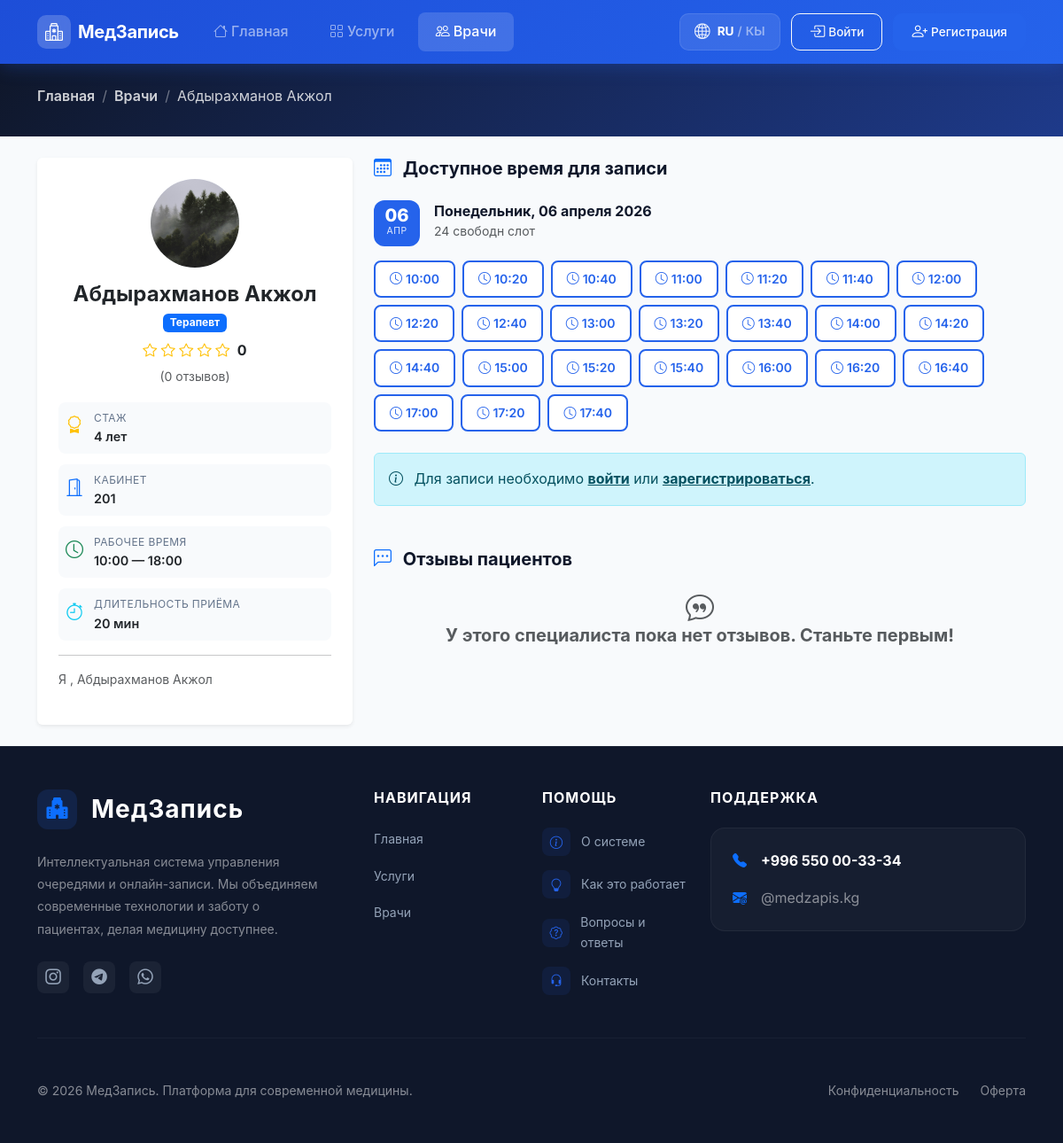
The app's page /specialists/11/ with its own data.
### queue_app/models.py (models this page shows, shortened)
class Specialist(models.Model):
    first_name = models.CharField(max_length=50, verbose_name='Имя')
    last_name = models.CharField(max_length=50, verbose_name='Фамилия')
    middle_name = models.CharField(max_length=50, blank=True, verbose_name='Отчество')
    user = models.OneToOneField(
        settings.AUTH_USER_MODEL,
        on_delete=models.SET_NULL,
        null=True,
        blank=True,
        related_name='specialist_profile',
        verbose_name='Аккаунт пользователя'
    )
    service = models.ForeignKey(
        Service,
        on_delete=models.CASCADE,
        related_name='specialists',
        verbose_name='Специализация'
    )
    bio = models.TextField(blank=True, verbose_name='Биография / О враче')
    experience_years = models.PositiveIntegerField(default=0, verbose_name='Стаж (лет)')
    photo = models.ImageField(
        upload_to='specialists/',
        blank=True,
        null=True,
        verbose_name='Фото'
    )
    cabinet = models.CharField(max_length=20, blank=True, verbose_name='Кабинет')
    work_start = models.TimeField(default='09:00', verbose_name='Начало рабочего дня')
    work_end = models.TimeField(default='18:00', verbose_name='Конец рабочего дня')
    is_active = models.BooleanField(default=True, verbose_name='Активен')
    created_at = models.DateTimeField(auto_now_add=True)
    class Meta:
        verbose_name = 'Специалист'
        verbose_name_plural = 'Специалисты'
        ordering = ['last_name', 'first_name']
    def get_full_name(self):
        parts = [self.last_name, self.first_name]
        if self.middle_name:
            parts.append(self.middle_name)
        return ' '.join(parts)
    @property
    def average_rating(self):
        reviews = self.reviews.all()
        if not reviews.exists():
            return 0
        return round(sum(r.rating for r in reviews) / reviews.count(), 1)

class Service(models.Model):
    name = models.CharField(max_length=100, verbose_name='Название услуги')
    description = models.TextField(blank=True, verbose_name='Описание')
    icon = models.CharField(
        max_length=50,
        default='bi-heart-pulse',
        verbose_name='Bootstrap иконка',
        help_text='Например: bi-heart-pulse, bi-bandaid, bi-clipboard2-pulse'
    )
    duration_minutes = models.PositiveIntegerField(
        default=30,
        verbose_name='Длительность приёма (мин)'
    )
    is_active = models.BooleanField(default=True, verbose_name='Активна')
    created_at = models.DateTimeField(auto_now_add=True)
    class Meta:
        verbose_name = 'Услуга'
        verbose_name_plural = 'Услуги'
        ordering = ['name']

class TimeSlot(models.Model):
    specialist = models.ForeignKey(
        Specialist,
        on_delete=models.CASCADE,
        related_name='time_slots',
        verbose_name='Специалист'
    )
    date = models.DateField(verbose_name='Дата')
    time = models.TimeField(verbose_name='Время')
    is_available = models.BooleanField(default=True, verbose_name='Доступен')
    class Meta:
        verbose_name = 'Временной слот'
        verbose_name_plural = 'Временные слоты'
        ordering = ['date', 'time']
        unique_together = ('specialist', 'date', 'time')

### queue_app/views.py (the view)
# urls.py: path('specialists/<int:specialist_id>/', views.specialist_detail_view, name='specialist_detail'),
def specialist_detail_view(request, specialist_id):
    if request.user.is_authenticated and request.user.is_doctor:
        return redirect('doctor_dashboard')
    specialist = get_object_or_404(Specialist, pk=specialist_id, is_active=True)
    today = timezone.now().date()
    available_slots = TimeSlot.objects.filter(
        specialist=specialist,
        is_available=True,
        date__gte=today
    ).order_by('date', 'time')
    slots_by_date = {}
    for slot in available_slots:
        date_key = slot.date
        if date_key not in slots_by_date:
            slots_by_date[date_key] = []
        slots_by_date[date_key].append(slot)
    return render(request, 'queue_app/specialist_detail.html', {
        'specialist': specialist,
        'slots_by_date': slots_by_date,
        'today': today,
    })

### queue_app/context_processors.py (called while the page is built)
def notification_processor(request):
    if request.user.is_authenticated:
        unread_count = Notification.objects.filter(user=request.user, is_read=False).count()
        return {'unread_notifications_count': unread_count}
    return {'unread_notifications_count': 0}

### templates/queue_app/specialist_detail.html (shortened to what this page needs)
{% extends 'base.html' %}
{% block content %}
<div class="page-header py-4">
    <div class="container">
        <nav aria-label="breadcrumb">
            <ol class="breadcrumb mb-2">
                <li class="breadcrumb-item"><a href="{% url 'home' %}">Главная</a></li>
                <li class="breadcrumb-item"><a href="{% url 'specialists' %}">Врачи</a></li>
                <li class="breadcrumb-item active">{{ specialist.get_full_name }}</li>
            </ol>
        </nav>
    </div>
</div>
<div class="container py-4">
    <div class="row g-4">
        <div class="col-lg-4 sticky-sidebar align-self-start" style="top: 100px; z-index: 10;">
            <div class="specialist-profile card border-0 shadow-sm">
                <div class="card-body p-4 text-center">
                    <div class="specialist-avatar-lg mx-auto mb-3">
                        {% if specialist.photo %}
                        <img src="{{ specialist.photo.url }}" alt="{{ specialist.get_full_name }}">
                        {% else %}
                        <i class="bi bi-person-fill"></i>
                        {% endif %}
                    </div>
                    <h1 class="h4 fw-bold mb-1">{{ specialist.get_full_name }}</h1>
                    <span class="badge bg-primary mb-2">{{ specialist.service.name }}</span>
                    <div class="rating-summary mb-3">
                        <div class="text-warning mb-1">
                            {% for i in "12345" %}
                            {% if forloop.counter <= specialist.average_rating %} <i class="bi bi-star-fill"></i>
                                {% elif forloop.counter <= specialist.average_rating|add:0.5 %} <i
                                    class="bi bi-star-half"></i>
                                    {% else %}
                                    <i class="bi bi-star"></i>
                                    {% endif %}
                                    {% endfor %}
                                    <span class="ms-1 fw-bold text-dark">{{ specialist.average_rating }}</span>
                        </div>
                        <small class="text-muted">({{ specialist.reviews.count }} отзывов)</small>
                    </div>
                    <div class="profile-details text-start">
                        {% if specialist.experience_years %}
                        <div class="profile-detail-item">
                            <i class="bi bi-award text-warning"></i>
                            <div>
                                <div class="label">Стаж</div>
                                <div class="value">{{ specialist.experience_years }} лет</div>
                            </div>
                        </div>
                        {% endif %}
                        {% if specialist.cabinet %}
                        <div class="profile-detail-item">
                            <i class="bi bi-door-open text-primary"></i>
                            <div>
                                <div class="label">Кабинет</div>
                                <div class="value">{{ specialist.cabinet }}</div>
                            </div>
                        </div>
                        {% endif %}
                        <div class="profile-detail-item">
                            <i class="bi bi-clock text-success"></i>
                            <div>
                                <div class="label">Рабочее время</div>
                                <div class="value">{{ specialist.work_start|time:"H:i" }} — {{ specialist.work_end|time:"H:i" }}</div>
                            </div>
                        </div>
                        <div class="profile-detail-item">
                            <i class="bi bi-stopwatch text-info"></i>
                            <div>
                                <div class="label">Длительность приёма</div>
                                <div class="value">{{ specialist.service.duration_minutes }} мин</div>
                            </div>
                        </div>
                    </div>
                    {% if specialist.bio %}
                    <hr>
                    <p class="text-muted small text-start">{{ specialist.bio }}</p>
                    {% endif %}
                </div>
            </div>
        </div>
        <div class="col-lg-8">
            {% if user.is_authenticated and user.is_doctor and user.specialist_profile == specialist %}
            <div class="card border-0 shadow-sm text-center py-5">
                <div class="card-body">
                    <i class="bi bi-person-badge text-primary mb-3" style="font-size: 3rem;"></i>
                    <h3 class="h5 fw-bold">Это ваша публичная страница</h3>
                    <p class="text-muted mb-4">Здесь пациенты видят вашу информацию и могут записаться к вам на приём.
                    </p>
                    <a href="{% url 'doctor_dashboard' %}" class="btn btn-primary">
                        <i class="bi bi-speedometer2 me-2"></i>Перейти в кабинет врача
                    </a>
                </div>
            </div>
            {% else %}
            <h2 class="h5 fw-bold mb-4">
                <i class="bi bi-calendar3 me-2 text-primary"></i>
                Доступное время для записи
            </h2>
            {% if slots_by_date %}
            {% for date, slots in slots_by_date.items %}
            <div class="date-group mb-4">
                <div class="date-header mb-3">
                    <div class="date-badge">
                        <span class="date-day">{{ date|date:"d" }}</span>
                        <span class="date-month">{{ date|date:"M" }}</span>
                    </div>
                    <div class="date-info">
                        <h3 class="h6 fw-bold mb-0">{{ date|date:"l, d E Y" }}</h3>
                        <small class="text-muted">{{ slots|length }} свободн {{ slots|length|pluralize:"ый,ых,ых" }}
                            слот{{ slots|length|pluralize:",,а,ов" }}</small>
                    </div>
                </div>
                <div class="time-slots-grid">
                    {% for slot in slots %}
                    <a href="{% if user.is_authenticated %}{% url 'booking' slot.id %}{% else %}{% url 'login' %}?next={% url 'booking' slot.id %}{% endif %}"
                        class="time-slot-btn">
                        <i class="bi bi-clock me-1"></i>{{ slot.time|time:"H:i" }}
                    </a>
                    {% endfor %}
                </div>
            </div>
            {% endfor %}
            {% if not user.is_authenticated %}
            <div class="alert alert-info mt-3">
                <i class="bi bi-info-circle me-2"></i>
                Для записи необходимо <a href="{% url 'login' %}" class="alert-link">войти</a> или
                <a href="{% url 'register' %}" class="alert-link">зарегистрироваться</a>.
            </div>
            {% endif %}
            {% endif %}  {% endif %} <div class="mt-5">
                <h2 class="h5 fw-bold mb-4">
                    <i class="bi bi-chat-left-dots me-2 text-primary"></i>
                    Отзывы пациентов
                {% if specialist.reviews.all %}
                <div class="reviews-list">
                    {% for review in specialist.reviews.all %}
                    <div class="review-item card border-0 shadow-sm mb-3">
                        <div class="card-body p-4">
                            <div class="d-flex justify-content-between align-items-center mb-2">
                                <h4 class="h6 mb-0 fw-bold">{{ review.patient.get_full_name }}</h4>
                                <small class="text-muted">{{ review.created_at|date:"d E Y" }}</small>
                            </div>
                            <div class="text-warning mb-2">
                                {% for i in "12345" %}
                                <i class="bi bi-star{% if forloop.counter <= review.rating %}-fill{% endif %}"></i>
                                {% endfor %}
                            </div>
                            {% if review.comment %}
                            <p class="mb-0 text-secondary">{{ review.comment }}</p>
                            {% endif %}
                        </div>
                    </div>
                    {% endfor %}
                </div>
                {% else %}
                <div class="text-center py-4 text-muted">
                    <i class="bi bi-chat-quote mb-2" style="font-size: 2rem;"></i>
                    <p>У этого специалиста пока нет отзывов. Станьте первым!</p>
                </div>
                {% endif %}
            </div>
        </div>
    </div>
</div>
{% endblock %}

### templates/base.html (style rules this page uses)
:root { --primary: #2563EB; --primary-dark: #1D4ED8; --primary-light: #EFF6FF; --success: #10B981; --warning: #F59E0B; --danger: #EF4444; --dark: #0F172A; --body-bg: #F8FAFC; --card-bg: #FFFFFF; --text-muted: #64748B; --border: #E2E8F0; --radius: 12px; --radius-lg: 20px; --shadow: 0 4px 20px rgba(0,0,0,0.08); --shadow-md: 0 8px 32px rgba(37,99,235,0.12); --font: 'Inter', -apple-system, BlinkMacSystemFont, sans-serif; --transition: all 0.3s cubic-bezier(0.4, 0, 0.2, 1); }
*, *::before, *::after { box-sizing: border-box; }
html { scroll-behavior: smooth; }
body { font-family: var(--font); background-color: var(--body-bg); color: var(--dark); line-height: 1.6; min-height: 100vh; display: flex; flex-direction: column; }
@media (min-width: 992px) { .sticky-sidebar { position: sticky; top: 100px; z-index: 10; } }
.specialist-avatar-lg { width: 100px; height: 100px; background: var(--primary-light); color: var(--primary); border-radius: 50%; display: flex; align-items: center; justify-content: center; font-size: 3.5rem; overflow: hidden; }
.specialist-avatar-lg img { width: 100%; height: 100%; object-fit: cover; }
.profile-details { display: flex; flex-direction: column; gap: 0.75rem; }
.profile-detail-item { display: flex; align-items: flex-start; gap: 0.75rem; padding: 0.5rem; border-radius: 8px; background: var(--body-bg); }
.profile-detail-item i { font-size: 1.25rem; margin-top: 2px; flex-shrink: 0; }
.profile-detail-item .label { font-size: 0.75rem; color: var(--text-muted); text-transform: uppercase; letter-spacing: 0.4px; }
.profile-detail-item .value { font-weight: 600; font-size: 0.9rem; }
.date-header { display: flex; align-items: center; gap: 1rem; }
.date-badge { width: 52px; height: 52px; background: var(--primary); color: white; border-radius: 12px; display: flex; flex-direction: column; align-items: center; justify-content: center; flex-shrink: 0; }
.date-day { font-size: 1.25rem; font-weight: 800; line-height: 1; }
.date-month { font-size: 0.65rem; text-transform: uppercase; letter-spacing: 0.5px; opacity: 0.85; }
.time-slots-grid { display: flex; flex-wrap: wrap; gap: 0.5rem; }
.time-slot-btn { display: inline-flex; align-items: center; padding: 0.5rem 1rem; background: white; border: 2px solid var(--primary); color: var(--primary); border-radius: 8px; font-weight: 600; font-size: 0.875rem; text-decoration: none; transition: all 0.2s; cursor: pointer; }
.page-header { background: linear-gradient(135deg, #0F172A 0%, #1E3A8A 100%); color: white !important; }
.page-header .breadcrumb-item, .page-header .breadcrumb-item.active { color: white !important; opacity: 0.8; }
.page-header .breadcrumb-item + .breadcrumb-item::before { color: rgba(255,255,255,0.5); }
.page-header .breadcrumb-item a { color: white; text-decoration: none; font-weight: 600; opacity: 1; }

### records on screen
Specialist: get_full_name "Абдырахманов Акжол", photo (picture), service.name "Терапевт", average_rating "0", reviews.count "0", experience_years "4", cabinet "201", work_start "10:00", work_end "18:00", service.duration_minutes "20", bio "Я , Абдырахманов Акжол"
TimeSlot: slots_by_date "06", slots_by_date "АПР", slots_by_date "Понедельник, 06 апреля 2026", time "10:00"
TimeSlot: time "10:20"
TimeSlot: time "10:40"
TimeSlot: time "11:00"
TimeSlot: time "11:20"
TimeSlot: time "11:40"
TimeSlot: time "12:00"
TimeSlot: time "12:20"
TimeSlot: time "12:40"
TimeSlot: time "13:00"
TimeSlot: time "13:20"
TimeSlot: time "13:40"
TimeSlot: time "14:00"
TimeSlot: time "14:20"
TimeSlot: time "14:40"
TimeSlot: time "15:00"
TimeSlot: time "15:20"
TimeSlot: time "15:40"
TimeSlot: time "16:00"
TimeSlot: time "16:20"
TimeSlot: time "16:40"
TimeSlot: time "17:00"
TimeSlot: time "17:20"
TimeSlot: time "17:40"

### other values on screen
{{ slots|length }} "24"
